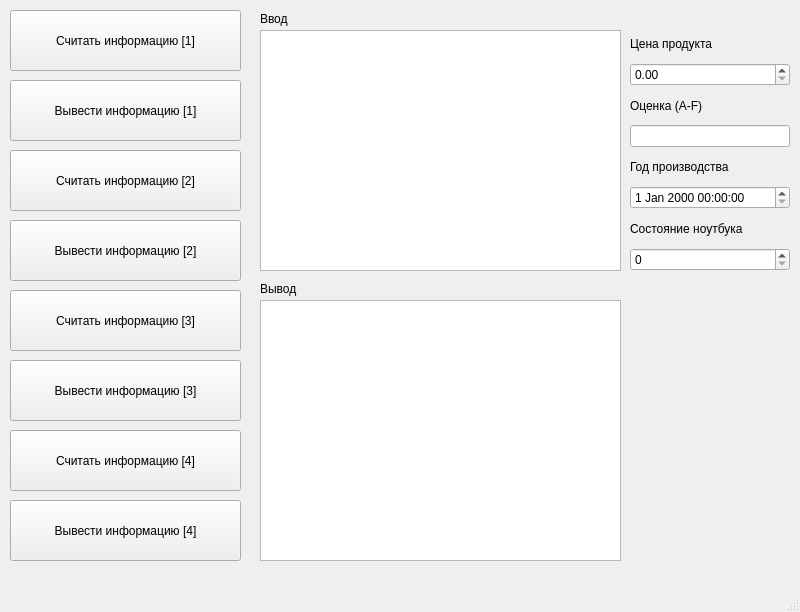
<?xml version="1.0" encoding="UTF-8"?>
<ui version="4.0">
 <class>MainWindow</class>
 <widget class="QMainWindow" name="MainWindow">
  <property name="geometry">
   <rect>
    <x>0</x>
    <y>0</y>
    <width>800</width>
    <height>612</height>
   </rect>
  </property>
  <property name="windowTitle">
   <string>MainWindow</string>
  </property>
  <widget class="QWidget" name="centralwidget">
   <widget class="QPushButton" name="pushButton">
    <property name="geometry">
     <rect>
      <x>10</x>
      <y>10</y>
      <width>231</width>
      <height>61</height>
     </rect>
    </property>
    <property name="text">
     <string>Считать информацию [1]</string>
    </property>
   </widget>
   <widget class="QPushButton" name="pushButton_2">
    <property name="geometry">
     <rect>
      <x>10</x>
      <y>80</y>
      <width>231</width>
      <height>61</height>
     </rect>
    </property>
    <property name="text">
     <string>Вывести информацию [1]</string>
    </property>
   </widget>
   <widget class="QPushButton" name="pushButton_3">
    <property name="geometry">
     <rect>
      <x>10</x>
      <y>150</y>
      <width>231</width>
      <height>61</height>
     </rect>
    </property>
    <property name="text">
     <string>Считать информацию [2]</string>
    </property>
   </widget>
   <widget class="QPushButton" name="pushButton_4">
    <property name="geometry">
     <rect>
      <x>10</x>
      <y>220</y>
      <width>231</width>
      <height>61</height>
     </rect>
    </property>
    <property name="text">
     <string>Вывести информацию [2]</string>
    </property>
   </widget>
   <widget class="QPushButton" name="pushButton_5">
    <property name="geometry">
     <rect>
      <x>10</x>
      <y>290</y>
      <width>231</width>
      <height>61</height>
     </rect>
    </property>
    <property name="text">
     <string>Считать информацию [3]</string>
    </property>
   </widget>
   <widget class="QPushButton" name="pushButton_6">
    <property name="geometry">
     <rect>
      <x>10</x>
      <y>360</y>
      <width>231</width>
      <height>61</height>
     </rect>
    </property>
    <property name="text">
     <string>Вывести информацию [3]</string>
    </property>
   </widget>
   <widget class="QPushButton" name="pushButton_7">
    <property name="geometry">
     <rect>
      <x>10</x>
      <y>430</y>
      <width>231</width>
      <height>61</height>
     </rect>
    </property>
    <property name="text">
     <string>Считать информацию [4]</string>
    </property>
   </widget>
   <widget class="QPushButton" name="pushButton_8">
    <property name="geometry">
     <rect>
      <x>10</x>
      <y>500</y>
      <width>231</width>
      <height>61</height>
     </rect>
    </property>
    <property name="text">
     <string>Вывести информацию [4]</string>
    </property>
   </widget>
   <widget class="QTextEdit" name="textEdit">
    <property name="geometry">
     <rect>
      <x>260</x>
      <y>30</y>
      <width>361</width>
      <height>241</height>
     </rect>
    </property>
   </widget>
   <widget class="QLabel" name="label_2">
    <property name="geometry">
     <rect>
      <x>260</x>
      <y>10</y>
      <width>91</width>
      <height>17</height>
     </rect>
    </property>
    <property name="text">
     <string>Ввод</string>
    </property>
   </widget>
   <widget class="QLabel" name="label_3">
    <property name="geometry">
     <rect>
      <x>260</x>
      <y>280</y>
      <width>67</width>
      <height>17</height>
     </rect>
    </property>
    <property name="text">
     <string>Вывод</string>
    </property>
   </widget>
   <widget class="QWidget" name="verticalLayoutWidget">
    <property name="geometry">
     <rect>
      <x>630</x>
      <y>30</y>
      <width>160</width>
      <height>241</height>
     </rect>
    </property>
    <layout class="QVBoxLayout" name="verticalLayout">
     <item>
      <widget class="QLabel" name="label_4">
       <property name="text">
        <string>Цена продукта</string>
       </property>
      </widget>
     </item>
     <item>
      <widget class="QDoubleSpinBox" name="doubleSpinBoxPrice"/>
     </item>
     <item>
      <widget class="QLabel" name="label_5">
       <property name="text">
        <string>Оценка (A-F)</string>
       </property>
      </widget>
     </item>
     <item>
      <widget class="QLineEdit" name="lineEditGrade"/>
     </item>
     <item>
      <widget class="QLabel" name="label_6">
       <property name="text">
        <string>Год производства</string>
       </property>
      </widget>
     </item>
     <item>
      <widget class="QDateTimeEdit" name="dateTimeEditYear"/>
     </item>
     <item>
      <widget class="QLabel" name="label_7">
       <property name="text">
        <string>Состояние ноутбука</string>
       </property>
      </widget>
     </item>
     <item>
      <widget class="QSpinBox" name="spinBoxActive"/>
     </item>
    </layout>
   </widget>
   <widget class="QPlainTextEdit" name="plainTextEdit">
    <property name="geometry">
     <rect>
      <x>260</x>
      <y>300</y>
      <width>361</width>
      <height>261</height>
     </rect>
    </property>
   </widget>
  </widget>
  <widget class="QMenuBar" name="menubar">
   <property name="geometry">
    <rect>
     <x>0</x>
     <y>0</y>
     <width>800</width>
     <height>22</height>
    </rect>
   </property>
  </widget>
  <widget class="QStatusBar" name="statusbar"/>
 </widget>
 <resources/>
 <connections/>
</ui>
